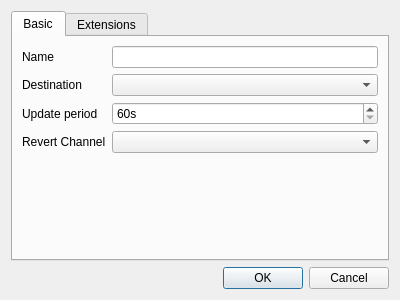
<?xml version="1.0" encoding="UTF-8"?>
<ui version="4.0">
 <class>GPSSystemDialog</class>
 <widget class="QDialog" name="GPSSystemDialog">
  <property name="geometry">
   <rect>
    <x>0</x>
    <y>0</y>
    <width>400</width>
    <height>300</height>
   </rect>
  </property>
  <property name="sizePolicy">
   <sizepolicy hsizetype="MinimumExpanding" vsizetype="MinimumExpanding">
    <horstretch>0</horstretch>
    <verstretch>0</verstretch>
   </sizepolicy>
  </property>
  <property name="windowTitle">
   <string>Edit GPS System</string>
  </property>
  <layout class="QVBoxLayout" name="verticalLayout_2">
   <item>
    <widget class="QTabWidget" name="tabWidget">
     <property name="currentIndex">
      <number>0</number>
     </property>
     <widget class="QWidget" name="basicTab">
      <attribute name="title">
       <string>Basic</string>
      </attribute>
      <layout class="QFormLayout" name="formLayout">
       <item row="0" column="0">
        <widget class="QLabel" name="label">
         <property name="text">
          <string>Name</string>
         </property>
        </widget>
       </item>
       <item row="0" column="1">
        <widget class="QLineEdit" name="name"/>
       </item>
       <item row="1" column="1">
        <widget class="QComboBox" name="destination">
         <property name="sizePolicy">
          <sizepolicy hsizetype="MinimumExpanding" vsizetype="Fixed">
           <horstretch>0</horstretch>
           <verstretch>0</verstretch>
          </sizepolicy>
         </property>
        </widget>
       </item>
       <item row="1" column="0">
        <widget class="QLabel" name="label_2">
         <property name="text">
          <string>Destination</string>
         </property>
        </widget>
       </item>
       <item row="2" column="0">
        <widget class="QLabel" name="label_3">
         <property name="text">
          <string>Update period</string>
         </property>
        </widget>
       </item>
       <item row="2" column="1">
        <widget class="QSpinBox" name="period">
         <property name="sizePolicy">
          <sizepolicy hsizetype="MinimumExpanding" vsizetype="Fixed">
           <horstretch>0</horstretch>
           <verstretch>0</verstretch>
          </sizepolicy>
         </property>
         <property name="suffix">
          <string notr="true">s</string>
         </property>
         <property name="minimum">
          <number>60</number>
         </property>
         <property name="maximum">
          <number>2700</number>
         </property>
        </widget>
       </item>
       <item row="3" column="0">
        <widget class="QLabel" name="label_4">
         <property name="text">
          <string>Revert Channel</string>
         </property>
        </widget>
       </item>
       <item row="3" column="1">
        <widget class="QComboBox" name="revChannel">
         <property name="sizePolicy">
          <sizepolicy hsizetype="MinimumExpanding" vsizetype="Fixed">
           <horstretch>0</horstretch>
           <verstretch>0</verstretch>
          </sizepolicy>
         </property>
        </widget>
       </item>
      </layout>
     </widget>
     <widget class="ExtensionView" name="extensionView">
      <attribute name="title">
       <string>Extensions</string>
      </attribute>
     </widget>
    </widget>
   </item>
   <item>
    <widget class="QDialogButtonBox" name="buttonBox">
     <property name="orientation">
      <enum>Qt::Horizontal</enum>
     </property>
     <property name="standardButtons">
      <set>QDialogButtonBox::Cancel|QDialogButtonBox::Ok</set>
     </property>
    </widget>
   </item>
  </layout>
 </widget>
 <customwidgets>
  <customwidget>
   <class>ExtensionView</class>
   <extends>QWidget</extends>
   <header>extensionview.hh</header>
   <container>1</container>
  </customwidget>
 </customwidgets>
 <resources/>
 <connections>
  <connection>
   <sender>buttonBox</sender>
   <signal>accepted()</signal>
   <receiver>GPSSystemDialog</receiver>
   <slot>accept()</slot>
   <hints>
    <hint type="sourcelabel">
     <x>248</x>
     <y>254</y>
    </hint>
    <hint type="destinationlabel">
     <x>157</x>
     <y>274</y>
    </hint>
   </hints>
  </connection>
  <connection>
   <sender>buttonBox</sender>
   <signal>rejected()</signal>
   <receiver>GPSSystemDialog</receiver>
   <slot>reject()</slot>
   <hints>
    <hint type="sourcelabel">
     <x>316</x>
     <y>260</y>
    </hint>
    <hint type="destinationlabel">
     <x>286</x>
     <y>274</y>
    </hint>
   </hints>
  </connection>
 </connections>
</ui>
